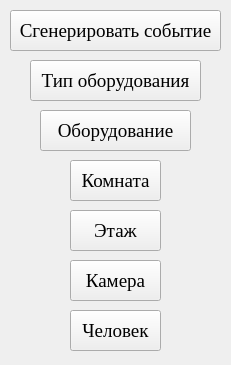
<?xml version="1.0" encoding="UTF-8"?>
<ui version="4.0">
 <class>MainWindow</class>
 <widget class="QMainWindow" name="MainWindow">
  <property name="geometry">
   <rect>
    <x>0</x>
    <y>0</y>
    <width>231</width>
    <height>365</height>
   </rect>
  </property>
  <property name="font">
   <font>
    <family>Times New Roman</family>
    <pointsize>14</pointsize>
   </font>
  </property>
  <property name="windowTitle">
   <string>PACS</string>
  </property>
  <widget class="QWidget" name="centralwidget">
   <widget class="QPushButton" name="pushButton">
    <property name="geometry">
     <rect>
      <x>10</x>
      <y>10</y>
      <width>211</width>
      <height>41</height>
     </rect>
    </property>
    <property name="sizePolicy">
     <sizepolicy hsizetype="Minimum" vsizetype="Fixed">
      <horstretch>0</horstretch>
      <verstretch>0</verstretch>
     </sizepolicy>
    </property>
    <property name="text">
     <string>Сгенерировать событие</string>
    </property>
    <property name="autoDefault">
     <bool>false</bool>
    </property>
   </widget>
   <widget class="QPushButton" name="pushButton_2">
    <property name="geometry">
     <rect>
      <x>30</x>
      <y>60</y>
      <width>171</width>
      <height>41</height>
     </rect>
    </property>
    <property name="text">
     <string>Тип оборудования</string>
    </property>
   </widget>
   <widget class="QPushButton" name="pushButton_3">
    <property name="geometry">
     <rect>
      <x>40</x>
      <y>110</y>
      <width>151</width>
      <height>41</height>
     </rect>
    </property>
    <property name="text">
     <string>Оборудование</string>
    </property>
   </widget>
   <widget class="QPushButton" name="pushButton_4">
    <property name="geometry">
     <rect>
      <x>70</x>
      <y>160</y>
      <width>91</width>
      <height>41</height>
     </rect>
    </property>
    <property name="text">
     <string>Комната</string>
    </property>
   </widget>
   <widget class="QPushButton" name="pushButton_5">
    <property name="geometry">
     <rect>
      <x>70</x>
      <y>210</y>
      <width>91</width>
      <height>41</height>
     </rect>
    </property>
    <property name="text">
     <string>Этаж</string>
    </property>
   </widget>
   <widget class="QPushButton" name="pushButton_6">
    <property name="geometry">
     <rect>
      <x>70</x>
      <y>260</y>
      <width>91</width>
      <height>41</height>
     </rect>
    </property>
    <property name="text">
     <string>Камера</string>
    </property>
   </widget>
   <widget class="QPushButton" name="pushButton_7">
    <property name="geometry">
     <rect>
      <x>70</x>
      <y>310</y>
      <width>91</width>
      <height>41</height>
     </rect>
    </property>
    <property name="text">
     <string>Человек</string>
    </property>
   </widget>
  </widget>
 </widget>
 <resources/>
 <connections/>
</ui>
